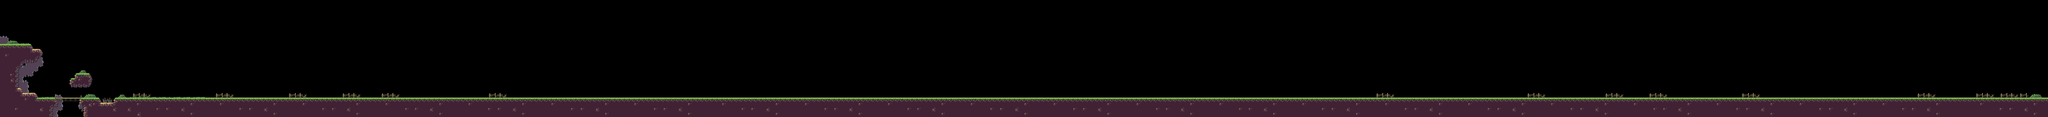

This game map was drawn from its Tiled (.tmx) file and the tilesets committed beside it. A one-line description and the trimmed map source follow:
An orthogonal 420x24 tile map with 16x16 px tiles, 6 tile layers (阴影层, 桥面层, 地面层, 装饰物层, ...) and 138 objects (109x awardObject, 15x enemyObject, 13x collisionObject, character).

<map version="1.2" tiledversion="1.3.3" orientation="orthogonal" renderorder="right-down" width="420" height="24" tilewidth="16" tileheight="16" infinite="0" nextlayerid="14" nextobjectid="244">
 <editorsettings>
  <export target="level3.json" format="json" />
 </editorsettings>
 <tileset firstgid="1" name="tileset2" tilewidth="16" tileheight="16" tilecount="140" columns="10">
  <image source="tileset2.png" width="160" height="224" />
 </tileset>
 <layer id="3" name="阴影层" width="420" height="24">
  <data>[10080 cells, 51 non-empty, 13 distinct tile ids]</data>
 </layer>
 <layer id="9" name="桥面层" width="420" height="24">
  <data>[10080 cells, 6 non-empty, 1 distinct tile ids]</data>
 </layer>
 <layer id="1" name="地面层" width="420" height="24">
  <properties>
   <property name="isHit" type="bool" value="true" />
  </properties>
  <data>[10080 cells, 1739 non-empty, 15 distinct tile ids]</data>
 </layer>
 <layer id="5" name="装饰物层" width="420" height="24">
  <data>[10080 cells, 71 non-empty, 7 distinct tile ids]</data>
 </layer>
 <layer id="7" name="草坪层" width="420" height="24">
  <data>[10080 cells, 451 non-empty, 10 distinct tile ids]</data>
 </layer>
 <layer id="11" name="陷阱" width="420" height="24">
  <data>[10080 cells, 2 non-empty, 1 distinct tile ids]</data>
 </layer>
 <objectgroup id="13" name="对象层" visible="0">
  <object id="3" name="charactorPostion" type="character" x="73" y="7" />
  <object id="4" type="awardObject" x="263.667" y="200.667" width="19" height="21">
   <properties>
    <property name="awardType" value="cherry" />
   </properties>
   <ellipse />
  </object>
  <object id="6" type="collisionObject" x="0" y="146" width="97" height="27" />
  <object id="7" type="collisionObject" x="99" y="150">
   <polygon points="0,0 10,12 -2,13" />
  </object>
  <object id="9" type="collisionObject" x="109" y="161" width="28" height="18" />
  <object id="10" type="collisionObject" x="75" y="305" width="47" height="20" />
  <object id="11" type="collisionObject" x="57" y="287" width="17" height="19" />
  <object id="12" type="collisionObject" x="48" y="218" width="16" height="67" />
  <object id="13" type="collisionObject" x="65" y="194" width="22" height="22" />
  <object id="14" type="collisionObject" x="89" y="185" width="44" height="22" />
  <object id="15" type="collisionObject" x="125" y="321" width="203" height="16" />
  <object id="16" type="collisionObject" x="330" y="336" width="46" height="16" />
  <object id="17" type="collisionObject" x="378.333" y="322.333" width="6341" height="17" />
  <object id="19" type="collisionObject" x="246" y="240" width="50" height="44.6667" />
  <object id="32" type="awardObject" x="407" y="254" width="11" height="12">
   <ellipse />
  </object>
  <object id="33" type="awardObject" x="483" y="281" width="11" height="13.6667">
   <ellipse />
  </object>
  <object id="34" type="awardObject" x="516" y="265" width="16" height="18">
   <properties>
    <property name="awardType" value="cherry" />
   </properties>
   <ellipse />
  </object>
  <object id="35" type="awardObject" x="551" y="245" width="13" height="13">
   <ellipse />
  </object>
  <object id="36" type="awardObject" x="602" y="210.667" width="13.3333" height="11.3333">
   <properties>
    <property name="awardType" value="kiwi" />
   </properties>
   <ellipse />
  </object>
  <object id="37" type="awardObject" x="630" y="193" width="12" height="10">
   <ellipse />
  </object>
  <object id="38" type="awardObject" x="739" y="233.333" width="14" height="16">
   <ellipse />
  </object>
  <object id="48" type="awardObject" x="834" y="251" width="8.66667" height="21.3333">
   <properties>
    <property name="awardType" value="melon" />
   </properties>
   <ellipse />
  </object>
  <object id="49" type="awardObject" x="906" y="259" width="8.6667" height="13.3333">
   <properties>
    <property name="awardType" value="melon" />
   </properties>
   <ellipse />
  </object>
  <object id="50" type="awardObject" x="1412" y="235" width="11.3333" height="20">
   <ellipse />
  </object>
  <object id="51" type="awardObject" x="1224" y="225" width="13.6667" height="16.6667">
   <properties>
    <property name="awardType" value="orange" />
   </properties>
   <ellipse />
  </object>
  <object id="52" type="awardObject" x="1418" y="200" width="11" height="13.6667">
   <ellipse />
  </object>
  <object id="53" type="awardObject" x="1951" y="255" width="6" height="12">
   <ellipse />
  </object>
  <object id="54" type="awardObject" x="1523" y="247" width="6" height="12">
   <ellipse />
  </object>
  <object id="55" type="awardObject" x="1357" y="227" width="13.6667" height="18">
   <ellipse />
  </object>
  <object id="56" type="awardObject" x="1304" y="239" width="11.6667" height="16">
   <ellipse />
  </object>
  <object id="57" type="awardObject" x="1155" y="205" width="12.6667" height="15">
   <ellipse />
  </object>
  <object id="58" type="awardObject" x="1250" y="195" width="8.66667" height="13">
   <properties>
    <property name="orange" value="" />
   </properties>
   <ellipse />
  </object>
  <object id="59" type="awardObject" x="1813" y="279" width="6" height="12">
   <ellipse />
  </object>
  <object id="60" type="awardObject" x="1716" y="262" width="6" height="12">
   <ellipse />
  </object>
  <object id="61" type="awardObject" x="1562" y="211" width="6" height="12">
   <ellipse />
  </object>
  <object id="62" type="awardObject" x="1758.33" y="213.667" width="8.66667" height="20">
   <ellipse />
  </object>
  <object id="63" type="awardObject" x="1789" y="190" width="6" height="12">
   <ellipse />
  </object>
  <object id="64" type="awardObject" x="1830.33" y="169" width="6" height="12">
   <ellipse />
  </object>
  <object id="65" type="awardObject" x="1858.33" y="197.333" width="6" height="12">
   <ellipse />
  </object>
  <object id="66" type="awardObject" x="1744.67" y="244.333" width="12.6667" height="17.3333">
   <ellipse />
  </object>
  <object id="67" type="awardObject" x="1584" y="214" width="6" height="12">
   <ellipse />
  </object>
  <object id="68" type="awardObject" x="1612" y="224" width="6" height="12">
   <ellipse />
  </object>
  <object id="69" type="awardObject" x="1772" y="244" width="6" height="12">
   <ellipse />
  </object>
  <object id="70" type="awardObject" x="1482" y="289" width="10" height="17.3333">
   <ellipse />
  </object>
  <object id="71" type="awardObject" x="1646" y="225" width="6" height="12">
   <ellipse />
  </object>
  <object id="72" type="awardObject" x="1707" y="148" width="6" height="12">
   <ellipse />
  </object>
  <object id="73" type="awardObject" x="1677" y="224" width="6" height="12">
   <ellipse />
  </object>
  <object id="74" type="awardObject" x="1871" y="251" width="6" height="12">
   <ellipse />
  </object>
  <object id="75" type="awardObject" x="1955" y="140" width="6" height="12">
   <ellipse />
  </object>
  <object id="76" type="awardObject" x="1942" y="195" width="6" height="12">
   <ellipse />
  </object>
  <object id="77" type="awardObject" x="1940" y="281" width="6" height="12">
   <ellipse />
  </object>
  <object id="78" type="awardObject" x="2141" y="227" width="6" height="12">
   <properties>
    <property name="awardType" value="pineapple" />
   </properties>
   <ellipse />
  </object>
  <object id="79" type="awardObject" x="2243" y="261" width="6" height="12">
   <ellipse />
  </object>
  <object id="80" type="awardObject" x="2248" y="222" width="6" height="12">
   <ellipse />
  </object>
  <object id="81" type="awardObject" x="2221" y="257" width="6" height="12">
   <ellipse />
  </object>
  <object id="82" type="awardObject" x="2259" y="252" width="6" height="12">
   <ellipse />
  </object>
  <object id="83" type="awardObject" x="2066" y="218" width="6" height="12">
   <ellipse />
  </object>
  </objectgroup>
</map>
<!-- 81 of 138 objects omitted -->
